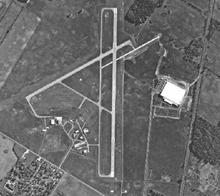
%> input picture DIP/DIP2019Task6/data/1.tif, 220 x 196 px, shrunk from 564 x 502 before the run
$ octave --eval "result = myAverage(imread('../../DIP2019Task6/data/1.tif'));"   (GNU Octave 9; MATLAB toolbox functions it lacks are replaced by stand-ins)
%> lines starting %> are read from the running program, lines starting %| are printed output that depends on the picture
function [img_2] = myAverage(img_1)
img_1 = im2double(img_1);
%% 调用均值滤波4次
for i = 1: 4
    img_1 = getOnce(img_1);
end
%> this loop made 4 passes
%> pass 1, in myAverage, `img_1 = getOnce(img_1);`:
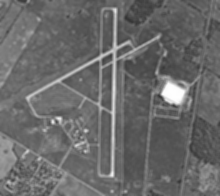
%> img_1: size 196x220 double; min 0.205, max 0.997, mean 0.417
%> after the loop:
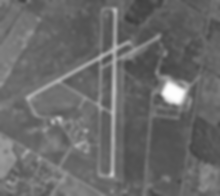
%> img_1: size 196x220 double; min 0.244, max 0.996, mean 0.417
img_2 = img_1;
img_2 = im2uint8(img_2);
end

%% 这个函数实现一次的滤波
function img_2 = getOnce(img_1)
size_1 = size(img_1);
h = size_1(1);
w = size_1(2);
img_2 = zeros(h, w);
weight = ones(3, 3);
data = zeros(3, 3);
% 请在下面继续完成均值滤波功能代码
for i = 1: h
    for j = 1: w
        %% 这里获得周围的9个像素点的位置， 这里使用min，max来防止边缘处的越界错误， 相当于是近邻值得padding
        for a = 1: 3
            for b = 1: 3
                data(a, b) = img_1(min(max(i - 2 + a, 1), h), min(max(j - 2 + b, 1), w));
            end
        end
        %% 这里系数和9个周围像素点取加权平均
        img_2(i, j) = sum(sum(weight.* data)) / 9;
    end
end
end
